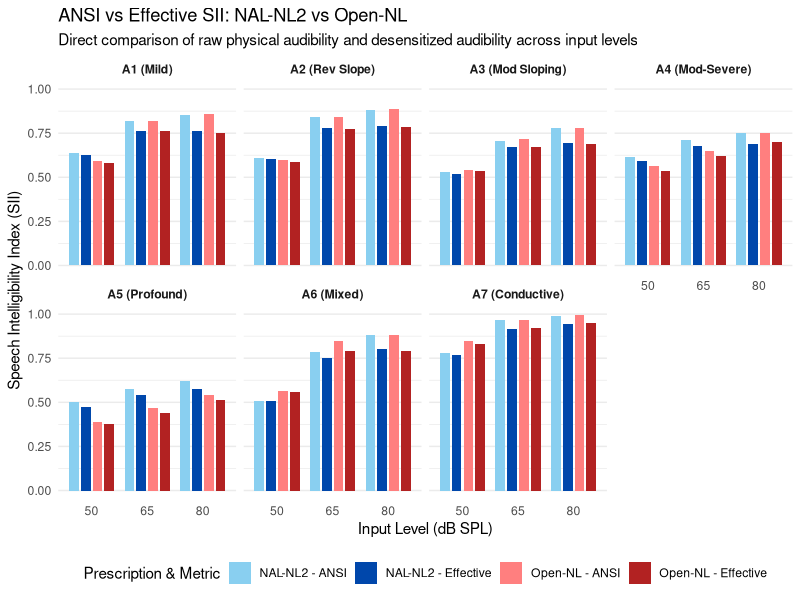
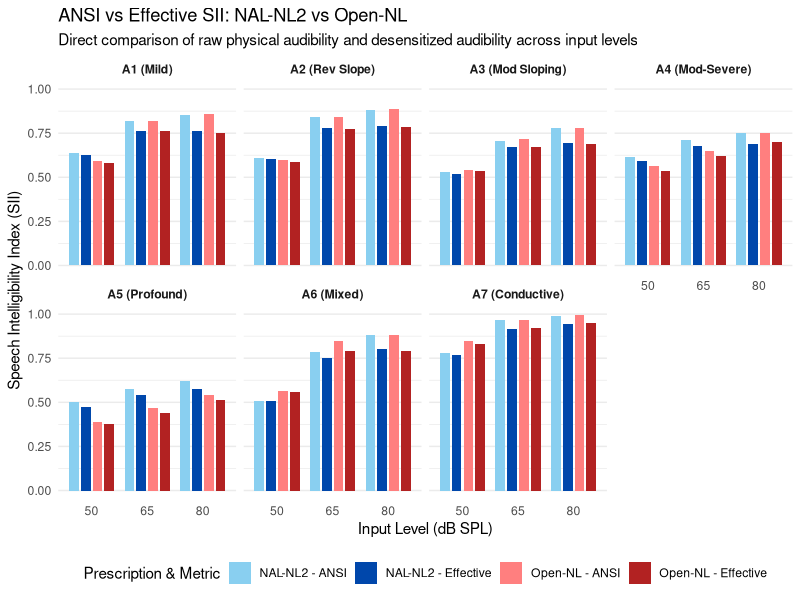

Source code (R) for these figures, in order:
library(ggplot2)
library(dplyr)
library(stringr)

raw_text <- "
| A1 (Mild) | 50 | NAL-NL2 | 0.635 | 0.626 | 1.15 |
| A1 (Mild) | 50 | Open-NL | 0.590 | 0.583 | 0.97 |
| A1 (Mild) | 65 | NAL-NL2 | 0.817 | 0.764 | 4.29 |
| A1 (Mild) | 65 | Open-NL | 0.818 | 0.764 | 4.44 |
| A1 (Mild) | 80 | NAL-NL2 | 0.853 | 0.762 | 10.23 |
| A1 (Mild) | 80 | Open-NL | 0.860 | 0.753 | 11.75 |
| A2 (Rev Slope) | 50 | NAL-NL2 | 0.609 | 0.603 | 1.01 |
| A2 (Rev Slope) | 50 | Open-NL | 0.596 | 0.587 | 0.98 |
| A2 (Rev Slope) | 65 | NAL-NL2 | 0.839 | 0.777 | 3.43 |
| A2 (Rev Slope) | 65 | Open-NL | 0.843 | 0.771 | 4.44 |
| A2 (Rev Slope) | 80 | NAL-NL2 | 0.883 | 0.791 | 7.06 |
| A2 (Rev Slope) | 80 | Open-NL | 0.886 | 0.784 | 8.00 |
| A3 (Mod Sloping) | 50 | NAL-NL2 | 0.530 | 0.518 | 0.90 |
| A3 (Mod Sloping) | 50 | Open-NL | 0.541 | 0.534 | 0.91 |
| A3 (Mod Sloping) | 65 | NAL-NL2 | 0.706 | 0.673 | 3.92 |
| A3 (Mod Sloping) | 65 | Open-NL | 0.718 | 0.671 | 4.20 |
| A3 (Mod Sloping) | 80 | NAL-NL2 | 0.777 | 0.695 | 9.82 |
| A3 (Mod Sloping) | 80 | Open-NL | 0.782 | 0.690 | 11.12 |
| A4 (Mod-Severe) | 50 | NAL-NL2 | 0.614 | 0.590 | 1.61 |
| A4 (Mod-Severe) | 50 | Open-NL | 0.562 | 0.537 | 1.16 |
| A4 (Mod-Severe) | 65 | NAL-NL2 | 0.711 | 0.676 | 6.10 |
| A4 (Mod-Severe) | 65 | Open-NL | 0.650 | 0.620 | 5.27 |
| A4 (Mod-Severe) | 80 | NAL-NL2 | 0.749 | 0.689 | 15.76 |
| A4 (Mod-Severe) | 80 | Open-NL | 0.749 | 0.699 | 15.47 |
| A5 (Profound) | 50 | NAL-NL2 | 0.504 | 0.474 | 1.65 |
| A5 (Profound) | 50 | Open-NL | 0.388 | 0.375 | 0.92 |
| A5 (Profound) | 65 | NAL-NL2 | 0.574 | 0.543 | 5.54 |
| A5 (Profound) | 65 | Open-NL | 0.466 | 0.437 | 4.32 |
| A5 (Profound) | 80 | NAL-NL2 | 0.619 | 0.577 | 13.17 |
| A5 (Profound) | 80 | Open-NL | 0.542 | 0.513 | 12.49 |
| A6 (Mixed) | 50 | NAL-NL2 | 0.506 | 0.506 | 0.36 |
| A6 (Mixed) | 50 | Open-NL | 0.563 | 0.561 | 0.65 |
| A6 (Mixed) | 65 | NAL-NL2 | 0.786 | 0.753 | 2.12 |
| A6 (Mixed) | 65 | Open-NL | 0.846 | 0.789 | 3.48 |
| A6 (Mixed) | 80 | NAL-NL2 | 0.881 | 0.801 | 5.40 |
| A6 (Mixed) | 80 | Open-NL | 0.882 | 0.793 | 6.98 |
| A7 (Conductive) | 50 | NAL-NL2 | 0.778 | 0.768 | 0.02 |
| A7 (Conductive) | 50 | Open-NL | 0.847 | 0.831 | 0.08 |
| A7 (Conductive) | 65 | NAL-NL2 | 0.964 | 0.918 | 1.15 |
| A7 (Conductive) | 65 | Open-NL | 0.968 | 0.922 | 1.77 |
| A7 (Conductive) | 80 | NAL-NL2 | 0.991 | 0.945 | 6.66 |
| A7 (Conductive) | 80 | Open-NL | 0.996 | 0.949 | 8.37 |
"

lines <- str_split(raw_text, "\n")[[1]]
lines <- lines[grepl("\\|", lines)]

df <- data.frame(Profile=character(), Level=numeric(), Method=character(), Metric=character(), Value=numeric(), stringsAsFactors=FALSE)

for (line in lines) {
  parts <- str_split(line, "\\|")[[1]]
  parts <- str_trim(parts)
  if (length(parts) < 6) next
  
  profile <- parts[2]
  level <- as.numeric(parts[3])
  method <- parts[4]
  ansi_sii <- as.numeric(parts[5])
  eff_sii <- as.numeric(parts[6])
  
  df <- rbind(df, data.frame(Profile=profile, Level=level, Method=method, Metric="ANSI", Value=ansi_sii))
  df <- rbind(df, data.frame(Profile=profile, Level=level, Method=method, Metric="Effective", Value=eff_sii))
}

# Create a combined grouping variable
df$Group <- factor(paste(df$Method, df$Metric, sep=" - "),
                   levels = c("NAL-NL2 - ANSI", "NAL-NL2 - Effective", "Open-NL - ANSI", "Open-NL - Effective"))

# Custom color palette:
# NAL-NL2 ANSI: Light Blue, NAL-NL2 Eff: Dark Blue
# Open-NL ANSI: Light Red, Open-NL Eff: Dark Red
my_colors <- c("NAL-NL2 - ANSI" = "#89CFF0", "NAL-NL2 - Effective" = "#0047AB",
               "Open-NL - ANSI" = "#FF7F7F", "Open-NL - Effective" = "#B22222")

p <- ggplot(df, aes(x=as.factor(Level), y=Value, fill=Group)) +
  geom_bar(stat="identity", position=position_dodge(width=0.85), width=0.7) +
  facet_wrap(~Profile, ncol=4) +
  scale_fill_manual(values = my_colors) +
  theme_minimal() +
  labs(title="ANSI vs Effective SII: NAL-NL2 vs Open-NL",
       subtitle="Direct comparison of raw physical audibility and desensitized audibility across input levels",
       x="Input Level (dB SPL)",
       y="Speech Intelligibility Index (SII)",
       fill="Prescription & Metric") +
  theme(legend.position="bottom",
        strip.text = element_text(face="bold"),
        panel.grid.major.x = element_blank())

ggsave("/home/mark/Development/SII-github/manuscript_figures/OpenNL_vs_NALNL2_SII_Grouped.png", plot=p, width=12, height=6, dpi=300)
ggsave("/home/mark/.gemini/antigravity/brain/d1572c05-6279-48ca-983d-ed6e97ed4c47/OpenNL_vs_NALNL2_SII_Grouped.png", plot=p, width=12, height=6, dpi=300)
